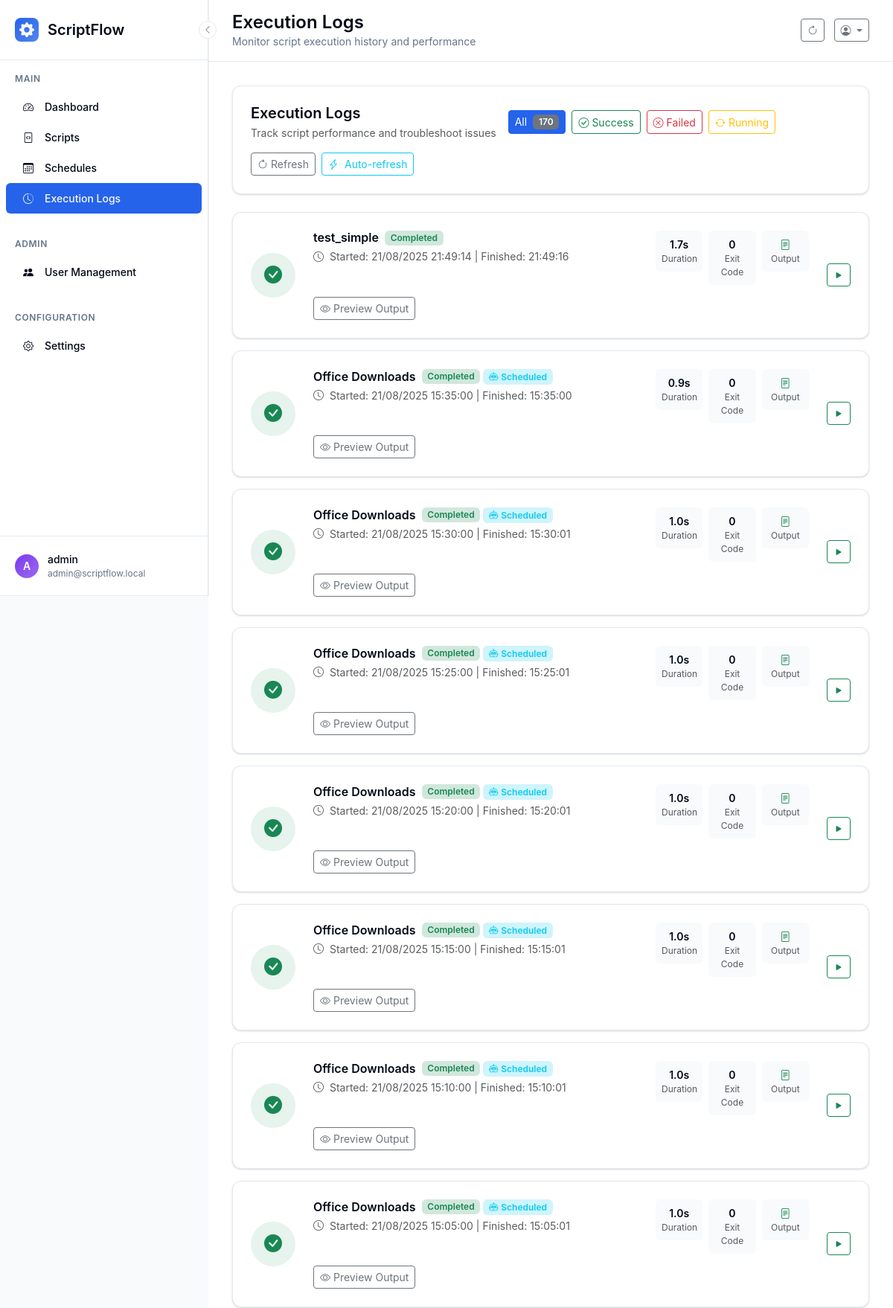
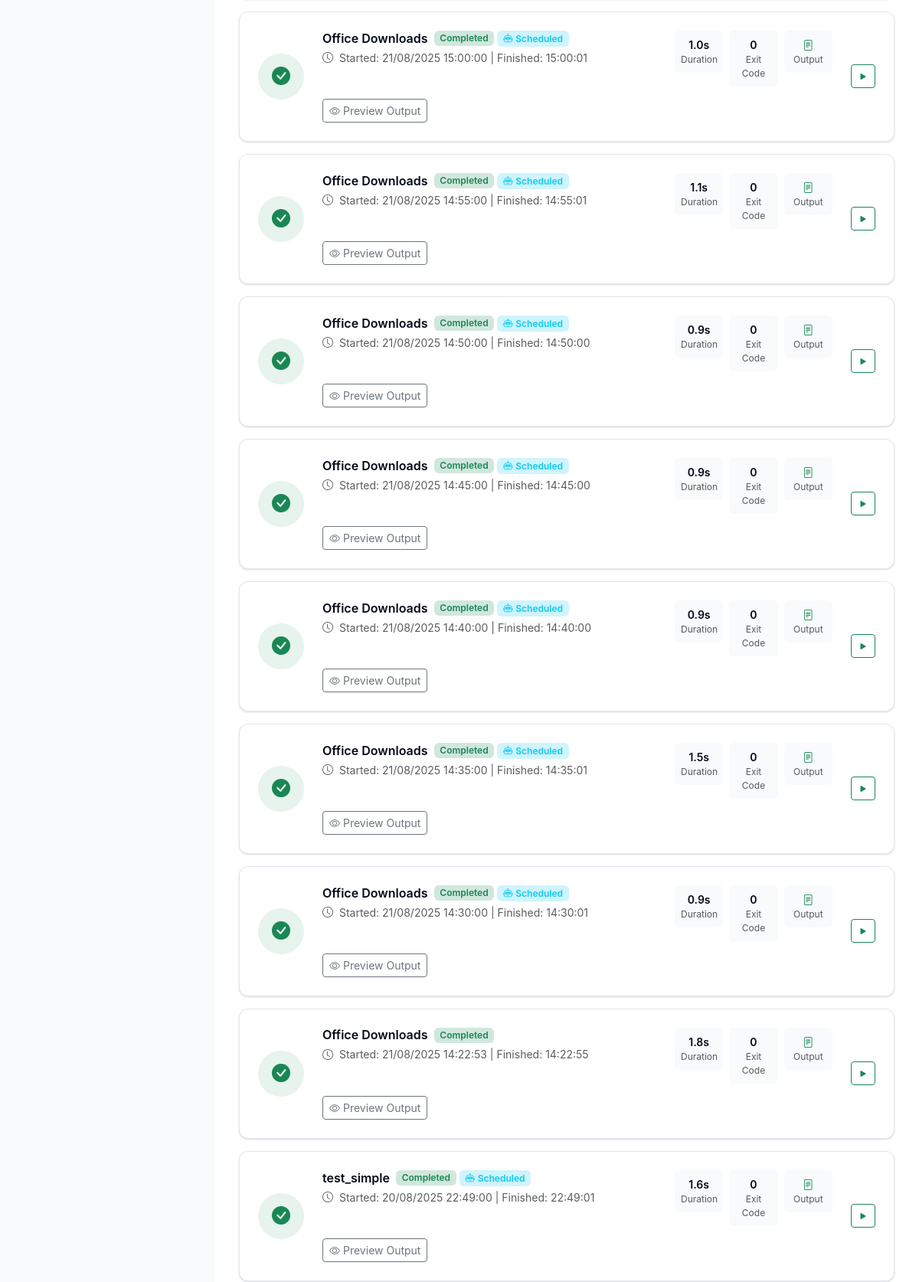
The app's page /logs/ (signed in, upper part) with its own data (2 pictures, top to bottom).
### scriptflow.py (models this page shows, shortened)
class User(UserMixin, db.Model):
    __tablename__ = 'users'
    id = db.Column(db.Integer, primary_key=True)
    username = db.Column(db.String(80), unique=True, nullable=False)
    email = db.Column(db.String(120), unique=True, nullable=False)
    password_hash = db.Column(db.String(255), nullable=False)
    is_admin = db.Column(db.Boolean, default=False, nullable=False)
    can_view_all_data = db.Column(db.Boolean, default=False, nullable=False)
    created_at = db.Column(db.DateTime, default=datetime.now)
    last_login = db.Column(db.DateTime)

class Execution(db.Model):
    __tablename__ = 'executions'
    id = db.Column(db.Integer, primary_key=True)
    started_at = db.Column(db.DateTime, default=datetime.now, nullable=False)
    completed_at = db.Column(db.DateTime)
    status = db.Column(db.String(20), default='pending', nullable=False)  # pending, running, completed, failed, timeout
    exit_code = db.Column(db.Integer)
    stdout = db.Column(db.Text)
    stderr = db.Column(db.Text)
    duration_seconds = db.Column(db.Float)
    trigger_type = db.Column(db.String(20), default='manual', nullable=False)  # manual, scheduled, api
    script_id = db.Column(db.Integer, db.ForeignKey('scripts.id'), nullable=False)
    user_id = db.Column(db.Integer, db.ForeignKey('users.id'), nullable=False)
    script = db.relationship('Script', backref='executions')
    @property
    def formatted_duration(self):
        if not self.duration_seconds:
            return "N/A"
        if self.duration_seconds < 60:
            return f"{self.duration_seconds:.1f}s"
        else:
            minutes = int(self.duration_seconds // 60)
            seconds = int(self.duration_seconds % 60)
            return f"{minutes}m {seconds}s"
    @property
    def status_color(self):
        colors = {
            'pending': 'secondary',
            'running': 'running',
            'completed': 'success',
            'failed': 'danger',
            'timeout': 'warning',
            'cancelled': 'danger'
        }
        return colors.get(self.status, 'secondary')

class Script(db.Model):
    __tablename__ = 'scripts'
    id = db.Column(db.Integer, primary_key=True)
    name = db.Column(db.String(100), nullable=False)
    description = db.Column(db.Text)
    filename = db.Column(db.String(255), nullable=False)
    file_path = db.Column(db.String(500), nullable=False)
    script_type = db.Column(db.String(10), nullable=False)  # 'py' or 'bat'
    file_size = db.Column(db.Integer)
    created_at = db.Column(db.DateTime, default=datetime.now)
    updated_at = db.Column(db.DateTime, default=datetime.now, onupdate=datetime.now)
    is_active = db.Column(db.Boolean, default=True)
    user_id = db.Column(db.Integer, db.ForeignKey('users.id'), nullable=False)

### app/controllers/logs.py (the view)
    @logs_bp.route('/')
    @login_required
    def list_logs():
        page = request.args.get('page', 1, type=int)
        executions_query = Execution.query.order_by(Execution.started_at.desc())
        executions_filtered = apply_user_data_filter(executions_query)
        executions = executions_filtered.paginate(page=page, per_page=20, error_out=False)
        return render_template('logs.html', executions=executions)

### templates/logs.html (shortened to what this page needs)
{% extends "base.html" %}
{% block page_title %}Execution Logs{% endblock %}
{% block page_subtitle %}Monitor script execution history and performance{% endblock %}
{% block content %}
<div class="row mb-4">
    <div class="col-12">
        <div class="modern-card">
            <div class="d-flex justify-content-between align-items-center flex-wrap gap-3">
                <div class="d-flex align-items-center gap-3 flex-wrap">
                    <div>
                        <h5 class="mb-1 fw-semibold">Execution Logs</h5>
                        <p class="text-muted mb-0 small">Track script performance and troubleshoot issues</p>
                    </div>
                    <div class="d-flex gap-2">
                        <button class="btn btn-outline-secondary btn-sm filter-btn active" data-filter="all">
                            All <span class="badge bg-secondary ms-1">{{ executions.total }}</span>
                        </button>
                        <button class="btn btn-outline-success btn-sm filter-btn" data-filter="completed">
                            <i class="bi bi-check-circle me-1"></i>Success
                        </button>
                        <button class="btn btn-outline-danger btn-sm filter-btn" data-filter="failed">
                            <i class="bi bi-x-circle me-1"></i>Failed
                        </button>
                        <button class="btn btn-outline-warning btn-sm filter-btn" data-filter="running">
                            <i class="bi bi-arrow-repeat me-1"></i>Running
                        </button>
                    </div>
                </div>
                <div class="d-flex gap-2">
                    <button class="btn btn-outline-secondary btn-sm" onclick="refreshLogs()">
                        <i class="bi bi-arrow-clockwise me-1"></i>Refresh
                    </button>
                    <button class="btn btn-outline-info btn-sm" onclick="toggleAutoRefresh()">
                        <i class="bi bi-lightning-charge me-1"></i>
                        <span id="autoRefreshText">Auto-refresh</span>
                    </button>
                </div>
            </div>
        </div>
    </div>
</div>
{% if executions.items %}
<div class="row" id="executionsList">
    {% for execution in executions.items %}
    <div class="col-12 mb-3 execution-item" data-status="{{ execution.status }}">
        <div class="modern-card">
            <div class="row align-items-center">
                <div class="col-auto">
                    <div class="status-indicator bg-{{ execution.status_color }} bg-opacity-10 p-3 rounded-circle">
                        {% if execution.status == 'running' %}
                            <div class="spinner-border spinner-border-sm text-{{ execution.status_color }}" role="status"></div>
                        {% else %}
                            <i class="bi bi-{{ {'completed': 'check-circle-fill', 'failed': 'x-circle-fill', 'timeout': 'clock-fill', 'cancelled': 'stop-circle-fill'}.get(execution.status, 'circle-fill') }} text-{{ execution.status_color }} fs-4"></i>
                        {% endif %}
                    </div>
                </div>
                <div class="col">
                    <div class="row">
                        <div class="col-md-8">
                            <div class="d-flex align-items-center mb-1">
                                <h6 class="fw-semibold mb-0 me-2">
                                    {{ execution.script.name if execution.script else 'Unknown Script' }}
                                </h6>
                                <span class="badge bg-{{ execution.status_color }}-subtle text-{{ execution.status_color }}">
                                    {{ execution.status.title() }}
                                </span>
                                {% if execution.trigger_type != 'manual' %}
                                <span class="badge bg-info-subtle text-info ms-1">
                                    <i class="bi bi-robot me-1"></i>{{ execution.trigger_type.title() }}
                                </span>
                                {% endif %}
                            </div>
                            <div class="text-muted small mb-2">
                                <i class="bi bi-clock me-1"></i>
                                Started: {{ execution.started_at.strftime('%d/%m/%Y %H:%M:%S') if execution.started_at else 'N/A' }}
                                {% if execution.completed_at %}
                                | Finished: {{ execution.completed_at.strftime('%H:%M:%S') }}
                                {% endif %}
                            </div>
                        </div>
                        <div class="col-md-4">
                            <div class="row g-2 text-center">
                                <div class="col-4">
                                    <div class="p-2 bg-light rounded">
                                        <div class="fw-semibold small">{{ execution.formatted_duration }}</div>
                                        <div class="text-muted" style="font-size: 0.75rem;">Duration</div>
                                    </div>
                                </div>
                                <div class="col-4">
                                    <div class="p-2 bg-light rounded">
                                        <div class="fw-semibold small">{{ execution.exit_code if execution.exit_code is not none else '--' }}</div>
                                        <div class="text-muted" style="font-size: 0.75rem;">Exit Code</div>
                                    </div>
                                </div>
                                <div class="col-4">
                                    <div class="p-2 bg-light rounded">
                                        <div class="fw-semibold small">
                                            {% if execution.stdout %}
                                                <i class="bi bi-file-text text-success"></i>
                                            {% elif execution.stderr %}
                                                <i class="bi bi-exclamation-triangle text-warning"></i>
                                            {% else %}
                                                <i class="bi bi-dash text-muted"></i>
                                            {% endif %}
                                        </div>
                                        <div class="text-muted" style="font-size: 0.75rem;">Output</div>
                                    </div>
                                </div>
                            </div>
                        </div>
                    </div>
                    {% if execution.stdout or execution.stderr %}
                    <div class="mt-3">
                        <button class="btn btn-outline-secondary btn-sm" onclick="toggleOutput('{{ execution.id }}')">
                            <i class="bi bi-eye me-1"></i>Preview Output
                        </button>
                    </div>
                    {% endif %}
                </div>
                <div class="col-auto">
                    <div class="d-flex flex-column gap-2">
                        {% if execution.status in ['pending', 'running'] %}
                        <button class="btn btn-outline-danger btn-sm" onclick="stopExecution('{{ execution.id }}')">
                            <i class="bi bi-stop-fill"></i>
                        </button>
                        {% else %}
                        <button class="btn btn-outline-success btn-sm" onclick="rerunScript('{{ execution.script_id if execution.script else '' }}')" title="Run script again">
                            <i class="bi bi-play-fill"></i>
                        </button>
                        {% endif %}
                    </div>
                </div>
            </div>
        </div>
    </div>
    {% endfor %}
</div>
{% endif %}
{% endblock %}

### templates/base.html (shortened to what this page needs)
<!DOCTYPE html>
<html lang="en">
<head>
    <link href="https://cdn.jsdelivr.net/npm/bootstrap@5.3.2/dist/css/bootstrap.min.css" rel="stylesheet">
    <link href="https://cdn.jsdelivr.net/npm/bootstrap-icons@1.11.0/font/bootstrap-icons.css" rel="stylesheet">
</head>
<body>
    <aside class="modern-sidebar" id="sidebar">
        <button class="sidebar-toggle" onclick="toggleSidebar()">
            <i class="bi bi-chevron-left"></i>
        </button>
        <div class="sidebar-header">
            <div class="sidebar-logo">
                <i class="bi bi-gear-fill"></i>
            </div>
            <div class="sidebar-title">ScriptFlow</div>
        </div>
        <nav class="sidebar-nav">
            <div class="nav-section">
                <div class="nav-section-title">Main</div>
                <a href="{{ url_for('main.dashboard') }}" class="nav-item{% if request.endpoint == 'main.dashboard' %} active{% endif %}">
                    <div class="nav-icon">
                        <i class="bi bi-speedometer2"></i>
                    </div>
                    <span class="nav-text">Dashboard</span>
                </a>
                <a href="{{ url_for('scripts.list_scripts') }}" class="nav-item{% if request.endpoint in ['scripts.list_scripts', 'scripts.upload_script', 'scripts.edit_script', 'scripts.view_script'] %} active{% endif %}">
                    <div class="nav-icon">
                        <i class="bi bi-file-code"></i>
                    </div>
                    <span class="nav-text">Scripts</span>
                </a>
                <a href="{{ url_for('schedules.list_schedules') }}" class="nav-item{% if request.endpoint in ['schedules.list_schedules', 'schedules.create_schedule', 'schedules.edit_schedule'] %} active{% endif %}">
                    <div class="nav-icon">
                        <i class="bi bi-calendar3"></i>
                    </div>
                    <span class="nav-text">Schedules</span>
                </a>
                <a href="{{ url_for('logs.list_logs') }}" class="nav-item{% if request.endpoint in ['logs.list_logs', 'logs.view_execution'] %} active{% endif %}">
                    <div class="nav-icon">
                        <i class="bi bi-clock-history"></i>
                    </div>
                    <span class="nav-text">Execution Logs</span>
                </a>
            </div>
            {% if current_user.is_admin %}
            <div class="nav-section">
                <div class="nav-section-title">Admin</div>
                <a href="{{ url_for('admin.manage_users') }}" class="nav-item{% if request.endpoint in ['admin.manage_users', 'admin.create_user', 'admin.edit_user'] %} active{% endif %}">
                    <div class="nav-icon">
                        <i class="bi bi-people-fill"></i>
                    </div>
                    <span class="nav-text">User Management</span>
                </a>
            </div>
            {% endif %}
            <div class="nav-section">
                <div class="nav-section-title">Configuration</div>
                <a href="{{ url_for('main.settings') }}" class="nav-item{% if request.endpoint in ['main.settings', 'main.python_settings', 'main.terminal'] %} active{% endif %}">
                    <div class="nav-icon">
                        <i class="bi bi-gear"></i>
                    </div>
                    <span class="nav-text">Settings</span>
                </a>
            </div>
        </nav>
        <div class="sidebar-user" onclick="toggleUserMenu()">
            <div class="user-avatar">
                {{ current_user.username[0].upper() if current_user.username else 'U' }}
            </div>
            <div class="user-info">
                <div class="user-name">{{ current_user.username }}</div>
                <div class="user-email">{{ current_user.email if current_user.email else 'admin' }}</div>
            </div>
        </div>
    </aside>
    <main class="main-content" id="mainContent">
        <header class="main-header">
            <div>
                <h1 class="page-title">{% block page_title %}Dashboard{% endblock %}</h1>
                <p class="page-subtitle">{% block page_subtitle %}Welcome to ScriptFlow{% endblock %}</p>
            </div>
            <div>
                <button class="btn btn-outline-secondary btn-sm me-2" onclick="location.reload()">
                    <i class="bi bi-arrow-clockwise"></i>
                </button>
                <div class="dropdown d-inline-block">
                    <button class="btn btn-outline-secondary btn-sm dropdown-toggle" type="button" data-bs-toggle="dropdown">
                        <i class="bi bi-person-circle"></i>
                    </button>
                </div>
            </div>
        </header>
        <div class="content-area">
            {% block content %}{% endblock %}
        </div>
    </main>
</body>
</html>

### records on screen
User: username "A", username "admin", email "admin@scriptflow.local"
Execution: script "test_simple", status "Completed", started_at "21/08/2025 21:49:14", completed_at "21:49:16", formatted_duration "1.7s", exit_code "0"
Execution: script "Office Downloads", status "Completed", trigger_type "Scheduled", started_at "21/08/2025 15:35:00", completed_at "15:35:00", formatted_duration "0.9s", exit_code "0"
Execution: script "Office Downloads", status "Completed", trigger_type "Scheduled", started_at "21/08/2025 15:30:00", completed_at "15:30:01", formatted_duration "1.0s", exit_code "0"
Execution: script "Office Downloads", status "Completed", trigger_type "Scheduled", started_at "21/08/2025 15:25:00", completed_at "15:25:01", formatted_duration "1.0s", exit_code "0"
Execution: script "Office Downloads", status "Completed", trigger_type "Scheduled", started_at "21/08/2025 15:20:00", completed_at "15:20:01", formatted_duration "1.0s", exit_code "0"
Execution: script "Office Downloads", status "Completed", trigger_type "Scheduled", started_at "21/08/2025 15:15:00", completed_at "15:15:01", formatted_duration "1.0s", exit_code "0"
Execution: script "Office Downloads", status "Completed", trigger_type "Scheduled", started_at "21/08/2025 15:10:00", completed_at "15:10:01", formatted_duration "1.0s", exit_code "0"
Execution: script "Office Downloads", status "Completed", trigger_type "Scheduled", started_at "21/08/2025 15:05:00", completed_at "15:05:01", formatted_duration "1.0s", exit_code "0"
Execution: script "Office Downloads", status "Completed", trigger_type "Scheduled", started_at "21/08/2025 15:00:00", completed_at "15:00:01", formatted_duration "1.0s", exit_code "0"
Execution: script "Office Downloads", status "Completed", trigger_type "Scheduled", started_at "21/08/2025 14:55:00", completed_at "14:55:01", formatted_duration "1.1s", exit_code "0"
Execution: script "Office Downloads", status "Completed", trigger_type "Scheduled", started_at "21/08/2025 14:50:00", completed_at "14:50:00", formatted_duration "0.9s", exit_code "0"
Execution: script "Office Downloads", status "Completed", trigger_type "Scheduled", started_at "21/08/2025 14:45:00", completed_at "14:45:00", formatted_duration "0.9s", exit_code "0"
Execution: script "Office Downloads", status "Completed", trigger_type "Scheduled", started_at "21/08/2025 14:40:00", completed_at "14:40:00", formatted_duration "0.9s", exit_code "0"
Execution: script "Office Downloads", status "Completed", trigger_type "Scheduled", started_at "21/08/2025 14:35:00", completed_at "14:35:01", formatted_duration "1.5s", exit_code "0"
Execution: script "Office Downloads", status "Completed", trigger_type "Scheduled", started_at "21/08/2025 14:30:00", completed_at "14:30:01", formatted_duration "0.9s", exit_code "0"
Execution: script "Office Downloads", status "Completed", started_at "21/08/2025 14:22:53", completed_at "14:22:55", formatted_duration "1.8s", exit_code "0"
Execution: script "test_simple", status "Completed", trigger_type "Scheduled", started_at "20/08/2025 22:49:00", completed_at "22:49:01", formatted_duration "1.6s", exit_code "0"

### other values on screen
{{ executions.total }} "170"
